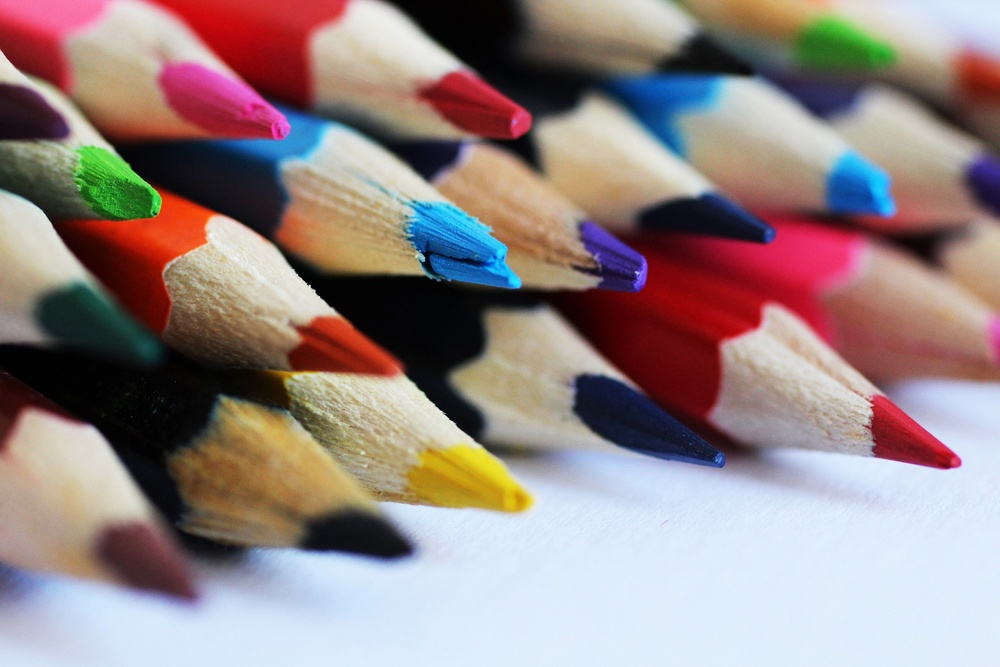
#> input picture Lesson 51/example2.jpg, 1000 x 667 px, shrunk from 1920 x 1280 before the run, found by its file name
$ python ImageManipulation.py
#> lines starting #> are read from the running program, lines starting #| are printed output that depends on the picture
import cv2
import matplotlib.pyplot as plt
import numpy as np

# Load image
image_path = 'Lesson 51/example2.jpg'
image = cv2.imread(image_path)
#> image is the input picture: shape (667, 1000, 3); mean B, G, R 132, 133, 149.9

# Convert from BGR to RGB for display
image_rgb = cv2.cvtColor(image, cv2.COLOR_BGR2RGB)

# 1. Rotate the image (e.g., 90 degrees clockwise)
rotated = cv2.rotate(image_rgb, cv2.ROTATE_90_CLOCKWISE)
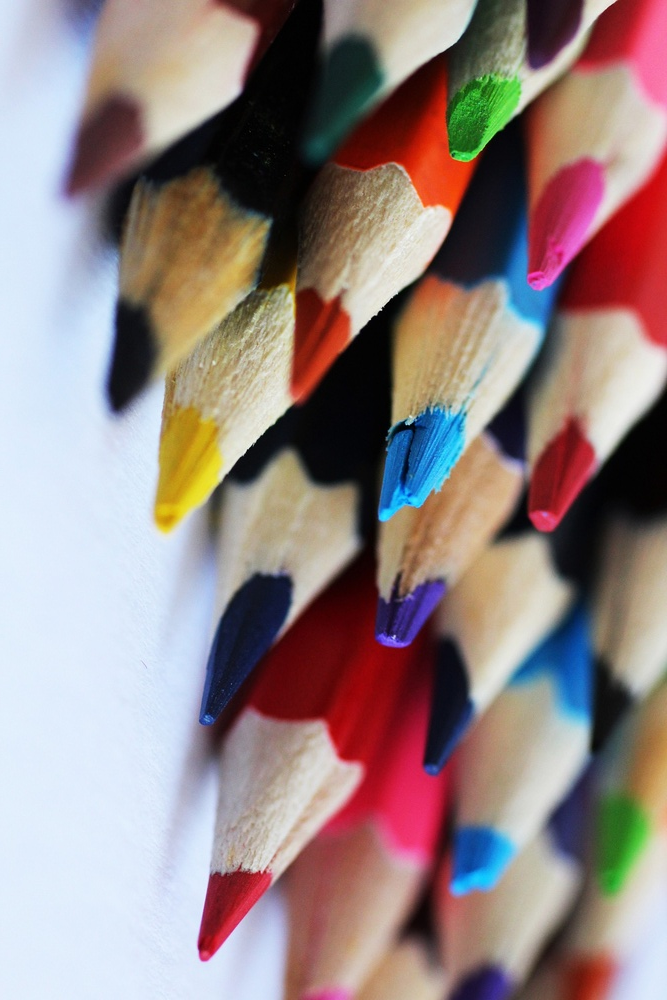
#> rotated: shape (1000, 667, 3); mean R, G, B 149.9, 133, 132

# 2. Brighten the image
brightened = cv2.convertScaleAbs(rotated, alpha=1.2, beta=30)  # increase contrast and brightness
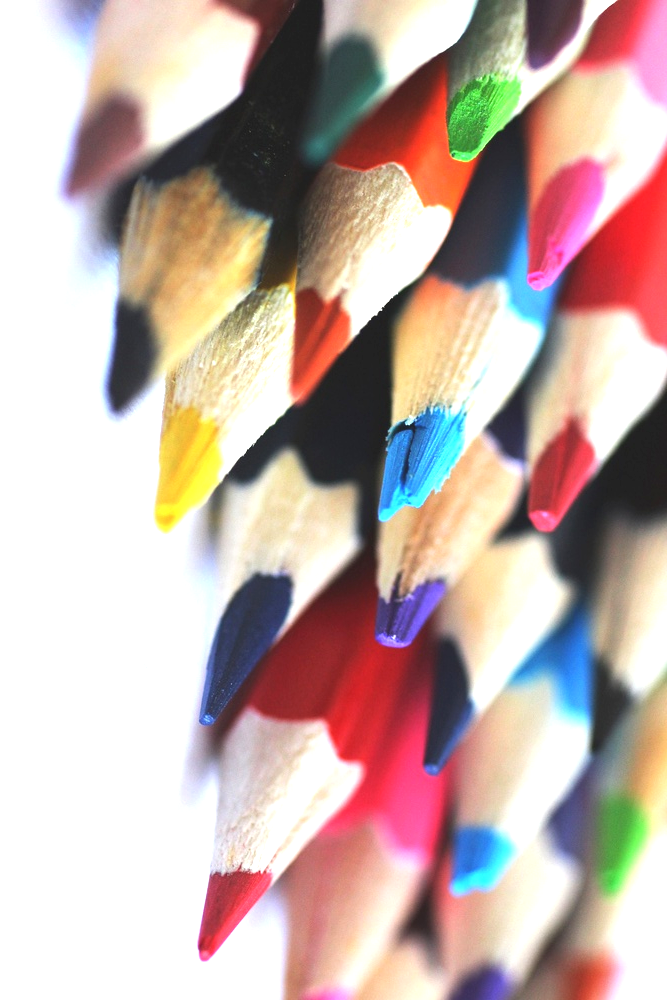
#> brightened: shape (1000, 667, 3); mean R, G, B 196, 174.8, 168.8

# 3. Crop the image (center crop)
h, w, _ = brightened.shape
#> h = 1000; w = 667
crop_size = 300
start_y = h//2 - crop_size//2
#> start_y = 350
start_x = w//2 - crop_size//2
#> start_x = 183
cropped = brightened[start_y:start_y+crop_size, start_x:start_x+crop_size]
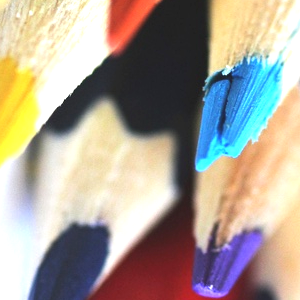
#> cropped: shape (300, 300, 3); mean R, G, B 169.7, 159.7, 147.9

# Display all steps
titles = ['Original', 'Rotated', 'Brightened', 'Cropped']
images = [image_rgb, rotated, brightened, cropped]

plt.figure(figsize=(12, 6))
for i in range(4):
    plt.subplot(1, 4, i+1)
    plt.imshow(images[i])
    plt.title(titles[i])
    plt.axis('off')
plt.tight_layout()
plt.show()
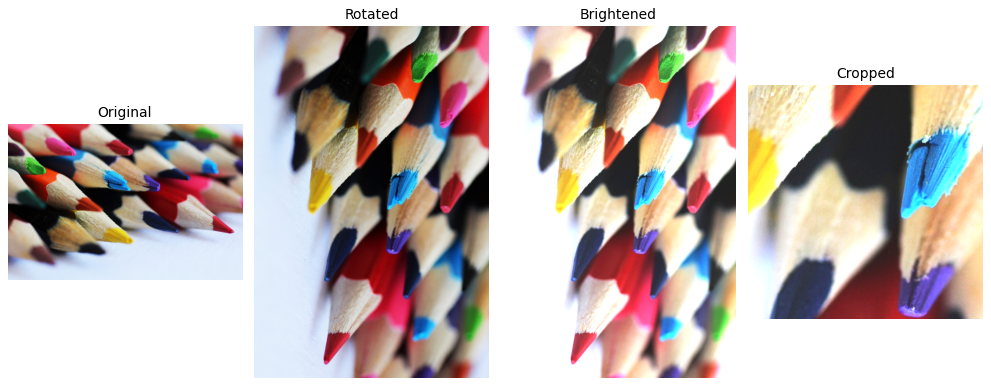
#> figure drawn by matplotlib, 4 panels
